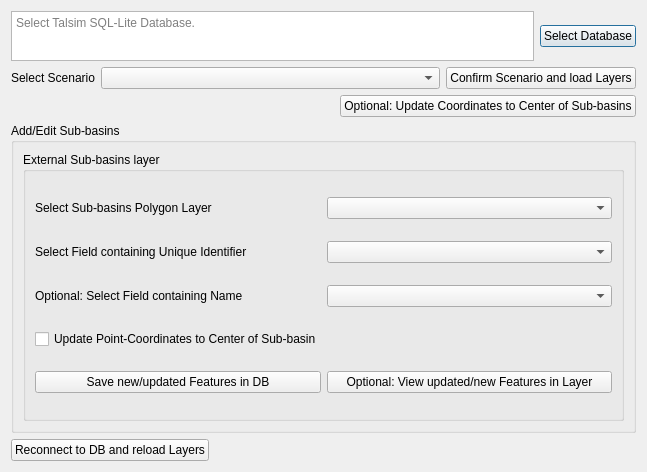
<?xml version="1.0" encoding="UTF-8"?>
<ui version="4.0">
 <class>Dialog</class>
 <widget class="QDialog" name="Dialog">
  <property name="geometry">
   <rect>
    <x>0</x>
    <y>0</y>
    <width>647</width>
    <height>472</height>
   </rect>
  </property>
  <property name="windowTitle">
   <string>Dialog</string>
  </property>
  <layout class="QVBoxLayout" name="verticalLayout_3">
   <item>
    <layout class="QVBoxLayout" name="verticalLayout_2">
     <item>
      <layout class="QVBoxLayout" name="verticalLayout">
       <item>
        <layout class="QHBoxLayout" name="horizontalLayout">
         <item>
          <widget class="QTextEdit" name="talsimDBPath">
           <property name="sizePolicy">
            <sizepolicy hsizetype="Expanding" vsizetype="Fixed">
             <horstretch>0</horstretch>
             <verstretch>0</verstretch>
            </sizepolicy>
           </property>
           <property name="minimumSize">
            <size>
             <width>0</width>
             <height>50</height>
            </size>
           </property>
           <property name="html">
            <string>&lt;!DOCTYPE HTML PUBLIC &quot;-//W3C//DTD HTML 4.0//EN&quot; &quot;http://www.w3.org/TR/REC-html40/strict.dtd&quot;&gt;
&lt;html&gt;&lt;head&gt;&lt;meta name=&quot;qrichtext&quot; content=&quot;1&quot; /&gt;&lt;style type=&quot;text/css&quot;&gt;
p, li { white-space: pre-wrap; }
&lt;/style&gt;&lt;/head&gt;&lt;body style=&quot; font-family:'MS Shell Dlg 2'; font-size:7.8pt; font-weight:400; font-style:normal;&quot;&gt;
&lt;p style=&quot;-qt-paragraph-type:empty; margin-top:0px; margin-bottom:0px; margin-left:0px; margin-right:0px; -qt-block-indent:0; text-indent:0px;&quot;&gt;&lt;br /&gt;&lt;/p&gt;&lt;/body&gt;&lt;/html&gt;</string>
           </property>
           <property name="placeholderText">
            <string>Select Talsim SQL-Lite Database.</string>
           </property>
          </widget>
         </item>
         <item>
          <widget class="QPushButton" name="onSelectDB">
           <property name="text">
            <string>Select Database</string>
           </property>
          </widget>
         </item>
        </layout>
       </item>
       <item>
        <layout class="QHBoxLayout" name="horizontalLayout_2">
         <item>
          <widget class="QLabel" name="labelScenariosDB">
           <property name="sizePolicy">
            <sizepolicy hsizetype="Maximum" vsizetype="Preferred">
             <horstretch>0</horstretch>
             <verstretch>0</verstretch>
            </sizepolicy>
           </property>
           <property name="text">
            <string>Select Scenario</string>
           </property>
          </widget>
         </item>
         <item>
          <widget class="QComboBox" name="comboxDBScenarios">
           <property name="sizePolicy">
            <sizepolicy hsizetype="Expanding" vsizetype="Fixed">
             <horstretch>0</horstretch>
             <verstretch>0</verstretch>
            </sizepolicy>
           </property>
          </widget>
         </item>
         <item>
          <widget class="QPushButton" name="onCreateSubBasinsLayer">
           <property name="text">
            <string>Confirm Scenario and load Layers</string>
           </property>
          </widget>
         </item>
        </layout>
       </item>
       <item>
        <layout class="QHBoxLayout" name="horizontalLayout_3">
         <item>
          <spacer name="horizontalSpacer">
           <property name="orientation">
            <enum>Qt::Horizontal</enum>
           </property>
           <property name="sizeHint" stdset="0">
            <size>
             <width>40</width>
             <height>20</height>
            </size>
           </property>
          </spacer>
         </item>
         <item>
          <widget class="QPushButton" name="onUpdateCoordinatesToCenter">
           <property name="toolTip">
            <string>Update the latitude &amp; longitude columns of the Sub-basins to the center of the corresponding polygon.</string>
           </property>
           <property name="text">
            <string>Optional: Update Coordinates to Center of Sub-basins</string>
           </property>
          </widget>
         </item>
        </layout>
       </item>
       <item>
        <layout class="QHBoxLayout" name="horizontalLayout_5"/>
       </item>
       <item>
        <widget class="QGroupBox" name="groupboxCreatePolygons">
         <property name="enabled">
          <bool>true</bool>
         </property>
         <property name="sizePolicy">
          <sizepolicy hsizetype="Expanding" vsizetype="Expanding">
           <horstretch>0</horstretch>
           <verstretch>0</verstretch>
          </sizepolicy>
         </property>
         <property name="title">
          <string>Add/Edit Sub-basins</string>
         </property>
         <layout class="QGridLayout" name="gridLayout">
          <item row="0" column="0">
           <layout class="QVBoxLayout" name="verticalLayout_5">
            <item>
             <layout class="QHBoxLayout" name="horizontalLayout_8">
              <item>
               <widget class="QGroupBox" name="groupBox">
                <property name="sizePolicy">
                 <sizepolicy hsizetype="Expanding" vsizetype="Preferred">
                  <horstretch>0</horstretch>
                  <verstretch>0</verstretch>
                 </sizepolicy>
                </property>
                <property name="title">
                 <string>External Sub-basins layer</string>
                </property>
                <layout class="QVBoxLayout" name="verticalLayout_4">
                 <item>
                  <layout class="QHBoxLayout" name="horizontalLayout_7">
                   <item>
                    <widget class="QLabel" name="labelSubBasinLayer">
                     <property name="sizePolicy">
                      <sizepolicy hsizetype="Expanding" vsizetype="Fixed">
                       <horstretch>0</horstretch>
                       <verstretch>0</verstretch>
                      </sizepolicy>
                     </property>
                     <property name="text">
                      <string>Select Sub-basins Polygon Layer    </string>
                     </property>
                    </widget>
                   </item>
                   <item>
                    <widget class="QComboBox" name="comboboxPolygonLayer">
                     <property name="sizePolicy">
                      <sizepolicy hsizetype="Expanding" vsizetype="Fixed">
                       <horstretch>0</horstretch>
                       <verstretch>0</verstretch>
                      </sizepolicy>
                     </property>
                     <property name="minimumSize">
                      <size>
                       <width>80</width>
                       <height>0</height>
                      </size>
                     </property>
                     <property name="maximumSize">
                      <size>
                       <width>16777215</width>
                       <height>16777215</height>
                      </size>
                     </property>
                    </widget>
                   </item>
                  </layout>
                 </item>
                 <item>
                  <layout class="QHBoxLayout" name="horizontalLayout_4">
                   <item>
                    <widget class="QLabel" name="labelUIFieldPolygon">
                     <property name="sizePolicy">
                      <sizepolicy hsizetype="Preferred" vsizetype="Fixed">
                       <horstretch>0</horstretch>
                       <verstretch>0</verstretch>
                      </sizepolicy>
                     </property>
                     <property name="text">
                      <string>Select Field containing Unique Identifier</string>
                     </property>
                    </widget>
                   </item>
                   <item>
                    <widget class="QComboBox" name="comboboxUIFieldPolygon"/>
                   </item>
                  </layout>
                 </item>
                 <item>
                  <layout class="QHBoxLayout" name="horizontalLayout_9">
                   <item>
                    <widget class="QLabel" name="labelFieldName">
                     <property name="text">
                      <string>Optional: Select Field containing Name</string>
                     </property>
                    </widget>
                   </item>
                   <item>
                    <widget class="QComboBox" name="comboboxFieldName"/>
                   </item>
                  </layout>
                 </item>
                 <item>
                  <widget class="QCheckBox" name="checkboxUpdateCoordinates">
                   <property name="minimumSize">
                    <size>
                     <width>0</width>
                     <height>20</height>
                    </size>
                   </property>
                   <property name="toolTip">
                    <string>If checked, coordinates of exisiting elements where a polygon is added, are updated.</string>
                   </property>
                   <property name="text">
                    <string>Update Point-Coordinates to Center of Sub-basin</string>
                   </property>
                  </widget>
                 </item>
                 <item>
                  <layout class="QHBoxLayout" name="horizontalLayout_10">
                   <item>
                    <widget class="QPushButton" name="onLoadFeaturesinDB">
                     <property name="text">
                      <string>Save new/updated Features in DB</string>
                     </property>
                    </widget>
                   </item>
                   <item>
                    <widget class="QPushButton" name="onViewUpdatedFeatures">
                     <property name="toolTip">
                      <string>Creates a Layer that holds all features that are updated in the DB, if user presses &quot;Load Features in DB&quot;.</string>
                     </property>
                     <property name="text">
                      <string>Optional: View updated/new Features in Layer</string>
                     </property>
                    </widget>
                   </item>
                  </layout>
                 </item>
                </layout>
               </widget>
              </item>
             </layout>
            </item>
           </layout>
          </item>
         </layout>
        </widget>
       </item>
      </layout>
     </item>
    </layout>
   </item>
   <item>
    <layout class="QHBoxLayout" name="horizontalLayout_6">
     <item>
      <widget class="QPushButton" name="onReconnectToDB">
       <property name="text">
        <string>Reconnect to DB and reload Layers</string>
       </property>
      </widget>
     </item>
     <item>
      <widget class="QDialogButtonBox" name="buttonBox">
       <property name="orientation">
        <enum>Qt::Horizontal</enum>
       </property>
       <property name="standardButtons">
        <set>QDialogButtonBox::NoButton</set>
       </property>
       <property name="centerButtons">
        <bool>false</bool>
       </property>
      </widget>
     </item>
    </layout>
   </item>
  </layout>
 </widget>
 <resources/>
 <connections>
  <connection>
   <sender>buttonBox</sender>
   <signal>accepted()</signal>
   <receiver>Dialog</receiver>
   <slot>accept()</slot>
   <hints>
    <hint type="sourcelabel">
     <x>248</x>
     <y>254</y>
    </hint>
    <hint type="destinationlabel">
     <x>157</x>
     <y>274</y>
    </hint>
   </hints>
  </connection>
  <connection>
   <sender>buttonBox</sender>
   <signal>rejected()</signal>
   <receiver>Dialog</receiver>
   <slot>reject()</slot>
   <hints>
    <hint type="sourcelabel">
     <x>316</x>
     <y>260</y>
    </hint>
    <hint type="destinationlabel">
     <x>286</x>
     <y>274</y>
    </hint>
   </hints>
  </connection>
 </connections>
</ui>
